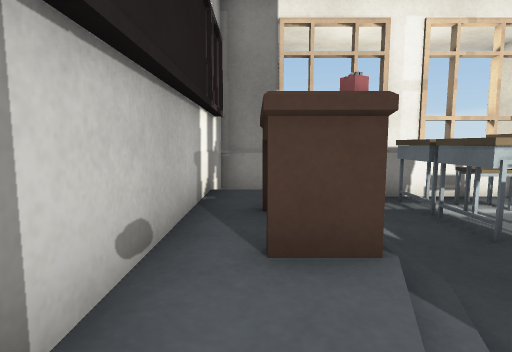
View 1 (above)

12 first-person views from a walk through a Unity game level. The camera is 0.72 m above the floor, tilts 6° down and sees 80° across. The floor is counted in squares, 0.5 m on a side. Each view is taken from the middle of a square. On the plan, view 1 faces up. The plan holds only what a view shows up to about 14 squares ahead; the rest is blank. The place goes on beyond the plan. Door leaves are left out, so doorways stand open. Surface patterns are stand-ins for the level's own textures.

View 2
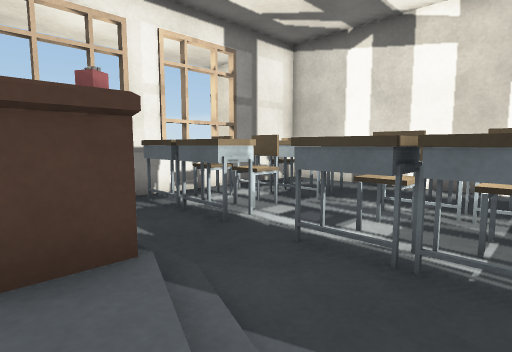

View 3
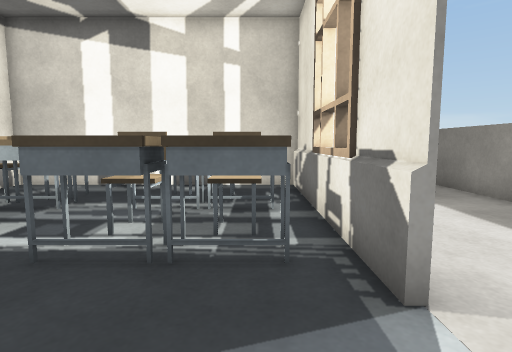

View 4
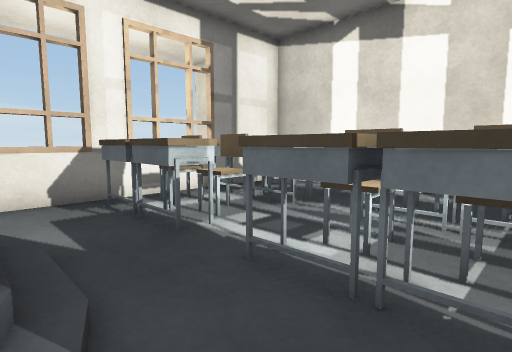

View 5
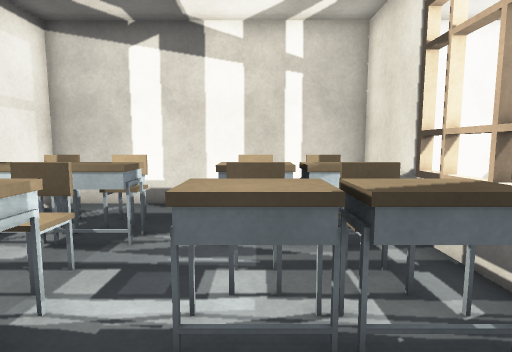

View 6
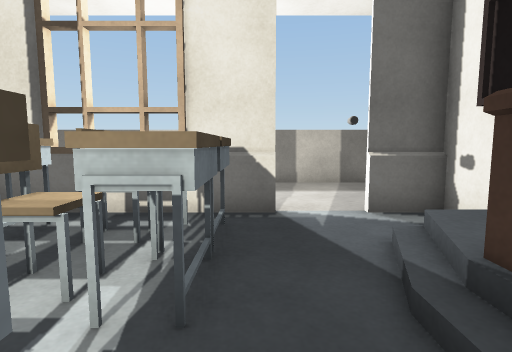

View 7
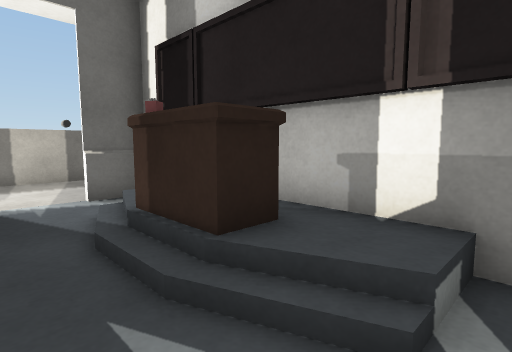

View 8
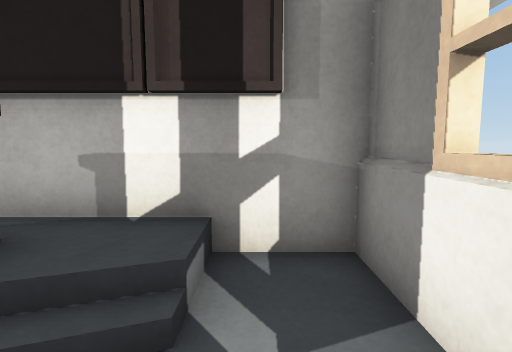

View 9
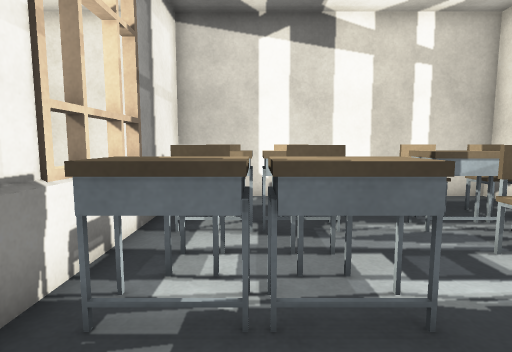

View 10
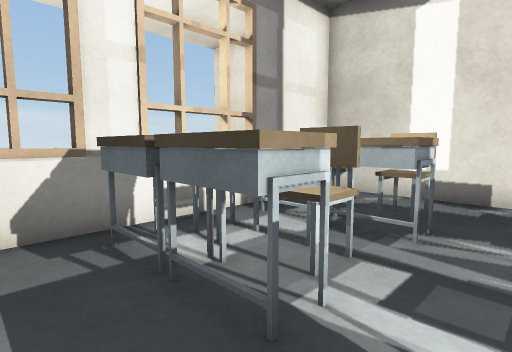

View 11
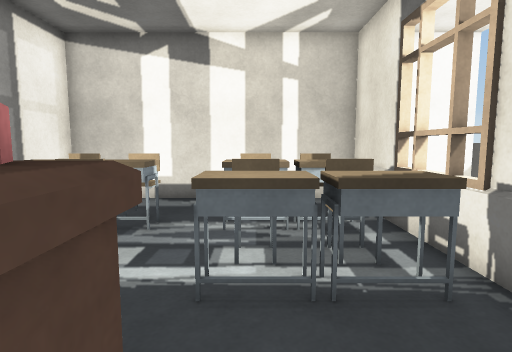

View 12
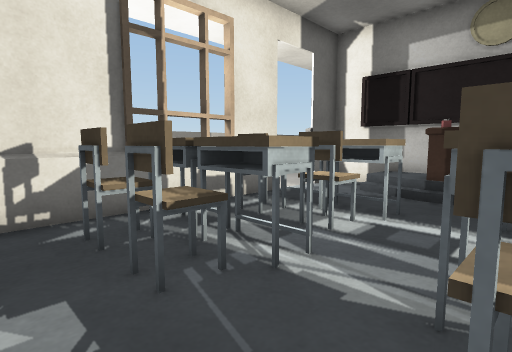

### Floor plan
Key: @ floor where view 1 was taken; # wall or solid block; . main floor; : floor 0.25 m higher than the main floor; / step, stairs or slope; D open door; = window, fence, low wall or low ledge; ^ raised ledge; O other object.
Columns run from 1 left of view 1 to 11 right of it. Each row starts with its distance up from view 1.
  9 ##########
  8 ##==###=#####
  7 #....OO.OOO.#
  6 #:/..O..O...#
  5 #:/..OO.OOO.#
  4 #^^.........#
  3 #^^..O..O...#
  2 #:/..OO.OOO.#
  1 #:/..OO.OO..#
  0 #@...OO.OOO.#
 -1 ##DD###=#####
 -2 ##DD#########
 -3  .......    #
 -4             #

Positions as (right, up) in squares from view 1, and headings:
1: (0, 0), facing up
2: (0, 0), facing up-right
3: (0, 0), facing right
4: (1, 0), facing up-right
5: (1, 2), facing right
6: (3, 5), facing down
7: (3, 7), facing down-left
8: (3, 7), facing left
9: (1, 6), facing right
10: (2, 3), facing up-right
11: (0, 2), facing right
12: (10, 5), facing down-left
